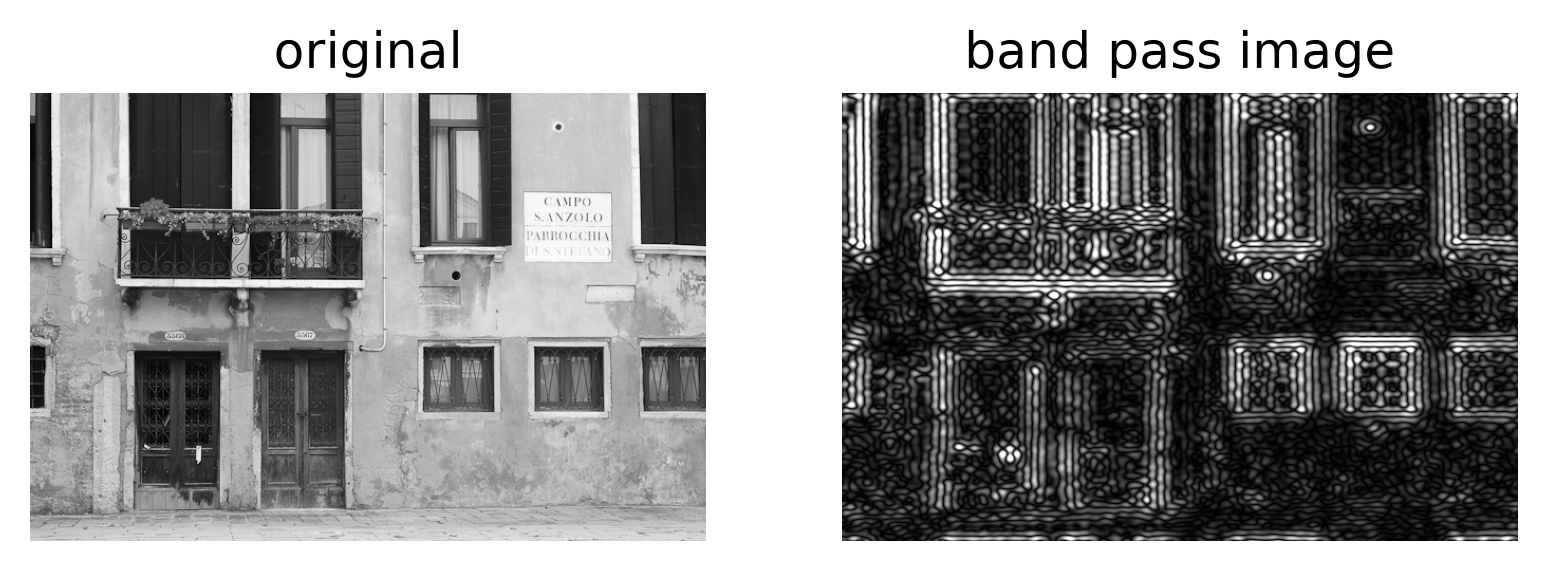
#> input picture assets/band_pass.png, 1547 x 571 px
$ python band_stop_filter.py assets/band_pass.png
#> lines starting #> are read from the running program, lines starting #| are printed output that depends on the picture
import argparse

import matplotlib.pyplot as plt
import numpy as np

if __name__ == "__main__":
    parser = argparse.ArgumentParser()
    parser.add_argument("image_path", help="Path to the input image")
    args = parser.parse_args()

    img = plt.imread(args.image_path) / 255

    # Convert RGB image to grayscale by averaging the red, green, and blue channels.
    img = img[:, :, :3].mean(axis=2)
#> img: shape (571, 1547) float32

    # Get image height and width.
    h, w = img.shape
#> h = 571; w = 1547

    # Now convert the image to fourier domain.
    img_ft = np.fft.fft2(img, axes=(0, 1))

    # Shift the zero frequency into the center.
    img_ft_shifted = np.fft.fftshift(img_ft, axes=(0, 1))

    # Create the zero-centered x and y coordinates for fourier domain.
    x = np.arange(w) - w // 2
#> x = 1547 values from -773 to 773
    y = np.arange(h) - h // 2
#> y = 571 values from -285 to 285

    # Create the meshgrid so that every pixel in fourier domain has a coordinate value.
    yy, xx = np.meshgrid(y, x, indexing="ij")

    # Calculate the distance between each coordinate to the center.
    r = np.sqrt(xx**2 + yy**2)

    # Define the low and high frequency cutoffs.
    # The frequencies between 30 and 60 will stop, and all other frequencies will pass.
    r_low = 30.0
    r_high = 60.0

    # Create the mask.
    band_stop_mask = (r <= r_low) | (r >= r_high)

    # Apply the mask in img_ft_shifted by multiplying them.
    img_ft_shifted_band_stop = img_ft_shifted * band_stop_mask

    # Re-shift it back to the default.
    img_ft_band_stop = np.fft.ifftshift(img_ft_shifted_band_stop, axes=(0, 1))

    # Transform it back to the spatial domain.
    img_band_stop = np.fft.ifft2(img_ft_band_stop, axes=(0, 1)).real
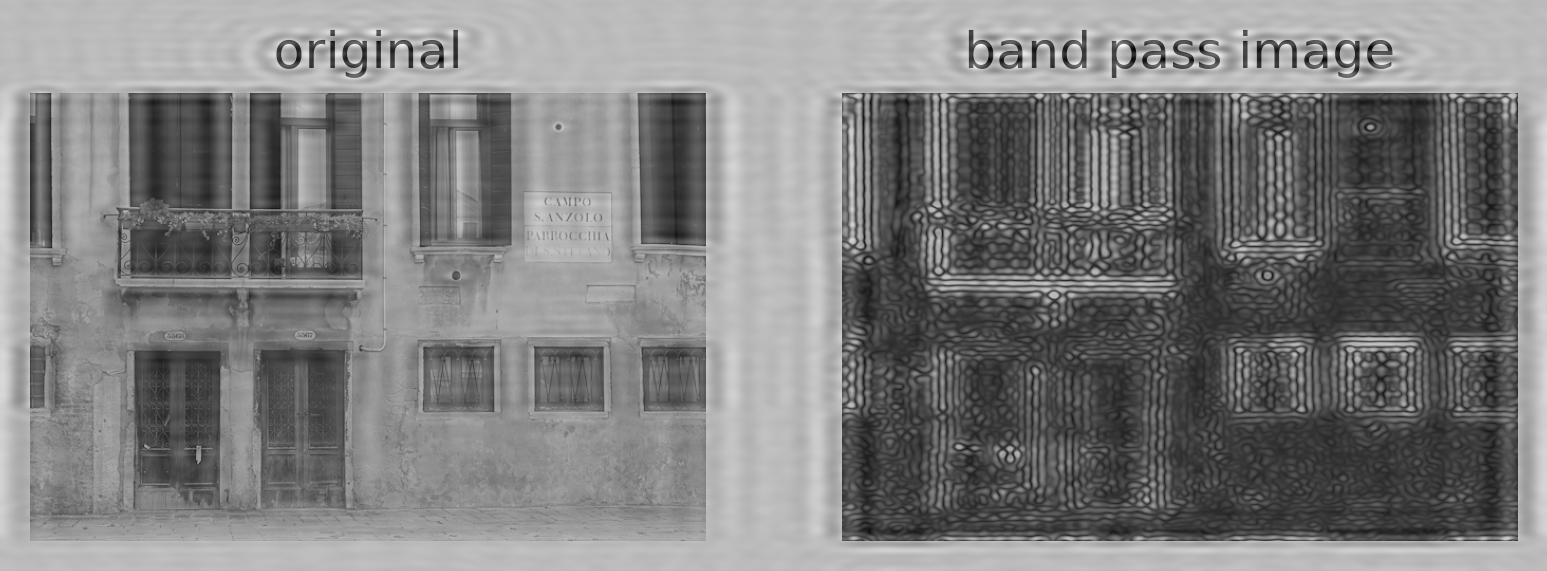
#> img_band_stop: shape (571, 1547) float64; min -0.00132, max 0.0058, mean 0.00224; drawn with min black and max white

    # Plot original and band pass image.
    plt.subplot(1, 2, 1)
    plt.imshow(img, cmap="gray")
    plt.title("original")

    plt.subplot(1, 2, 2)
    plt.imshow(img_band_stop, cmap="gray")
    plt.title("band stop image")

    plt.show()
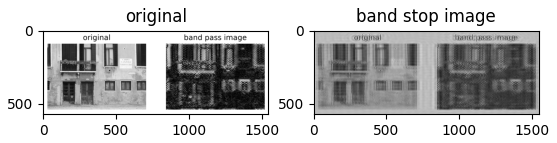
#> figure drawn by matplotlib, 2 panels

$ run again, on assets/corr_conv.png
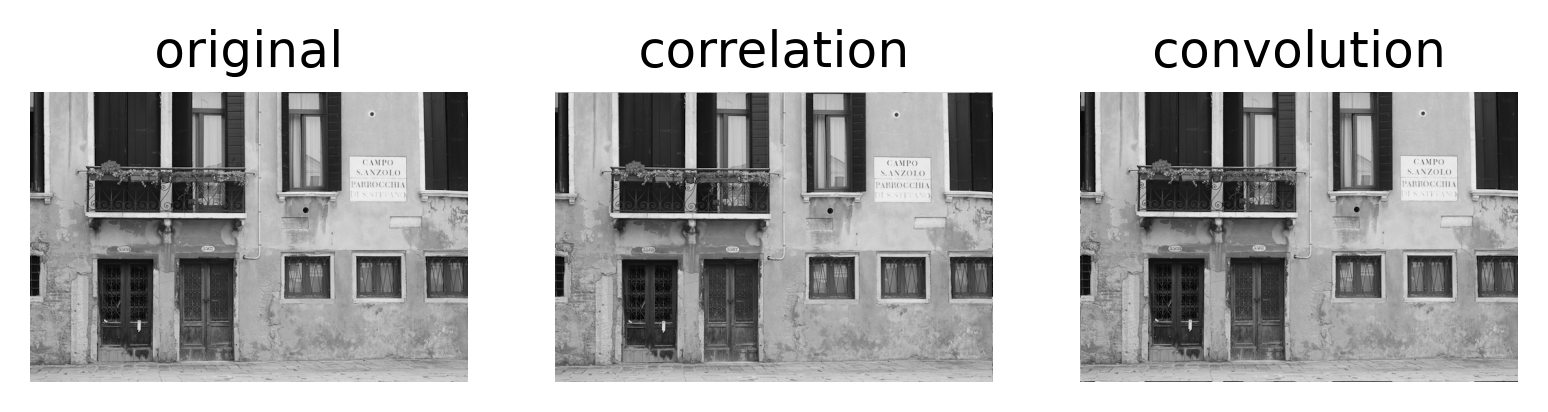
#> input picture assets/corr_conv.png, 1548 x 412 px
#> `img_band_stop = np.fft.ifft2(img_ft_band_stop, axes=(0, 1)).real`:
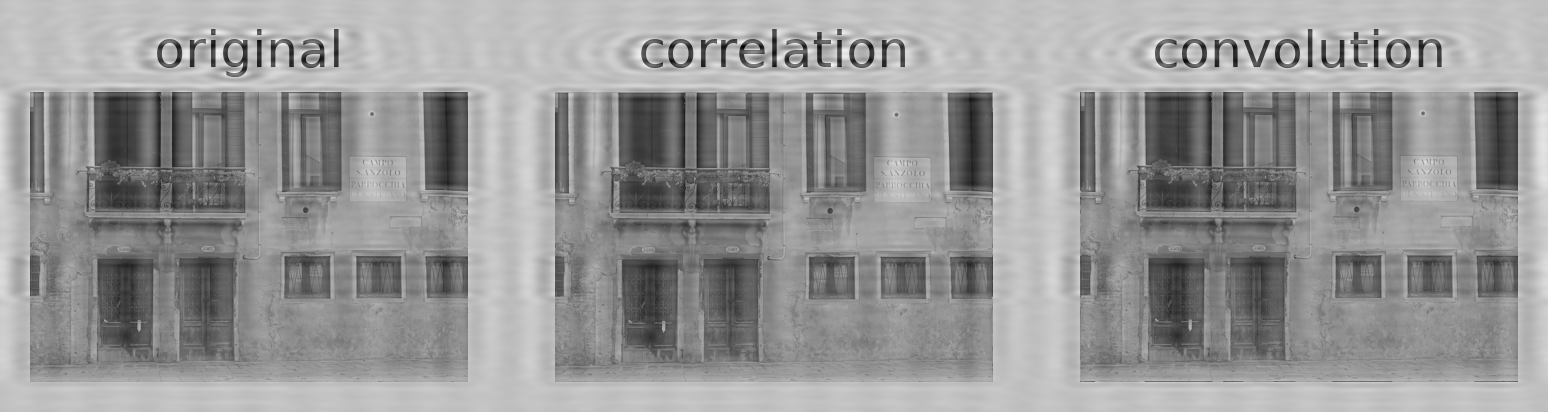
#> img_band_stop: shape (412, 1548) float64; min -0.0014, max 0.00559, mean 0.00276; drawn with min black and max white
#> `plt.show()`:
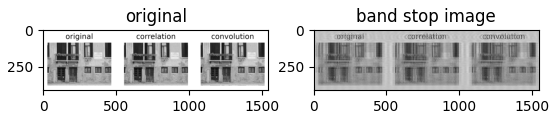
#> figure drawn by matplotlib, 2 panels

$ run again, on assets/corr_conv_diff.png
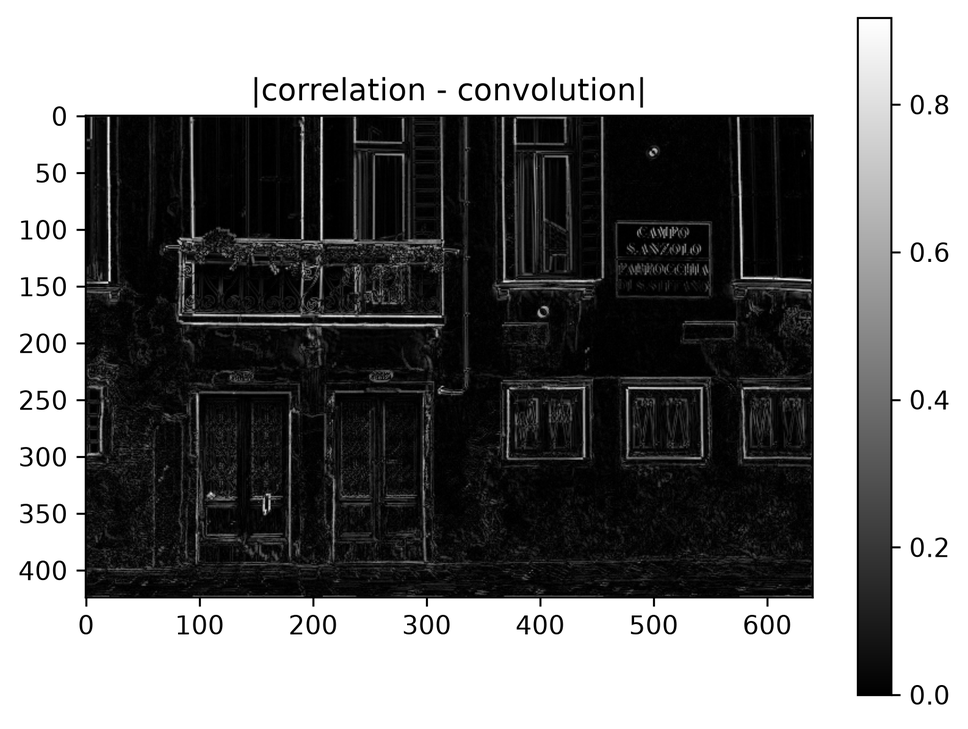
#> input picture assets/corr_conv_diff.png, 968 x 729 px, shrunk from 1586 x 1194 before the run
#> `img_band_stop = np.fft.ifft2(img_ft_band_stop, axes=(0, 1)).real`:
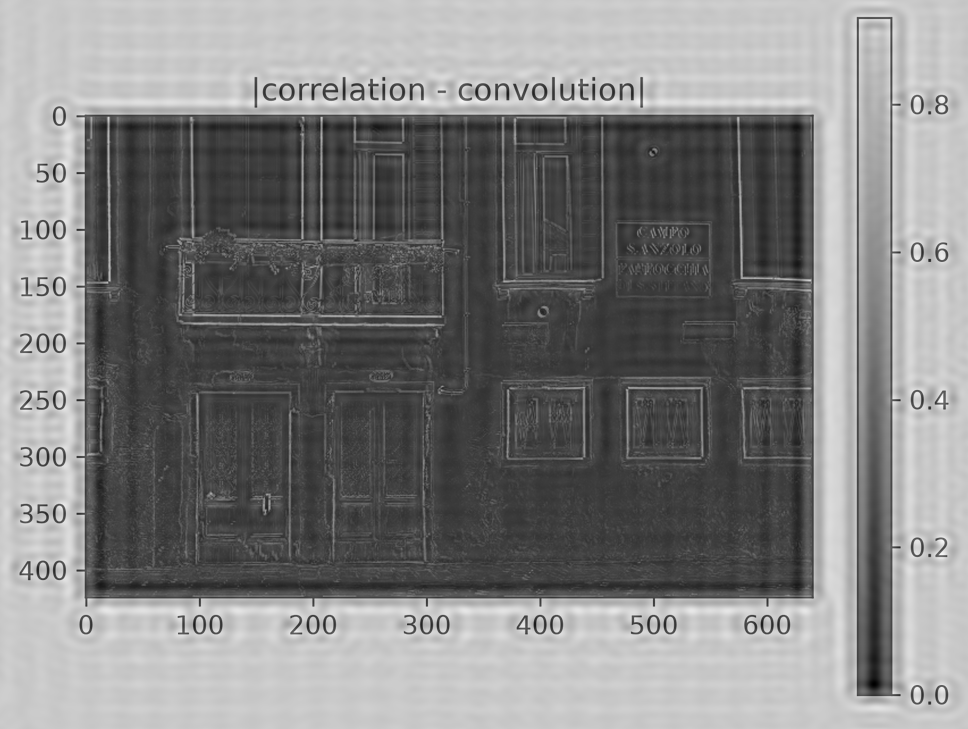
#> img_band_stop: shape (729, 968) float64; min -0.00157, max 0.00538, mean 0.00198; drawn with min black and max white
#> `plt.show()`:
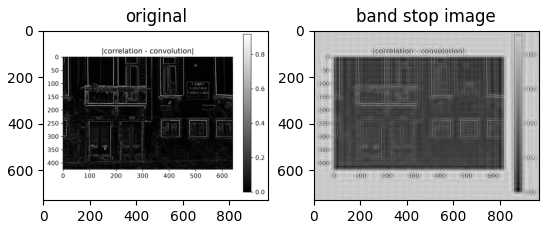
#> figure drawn by matplotlib, 2 panels

$ run again, on assets/cos_patterns.png
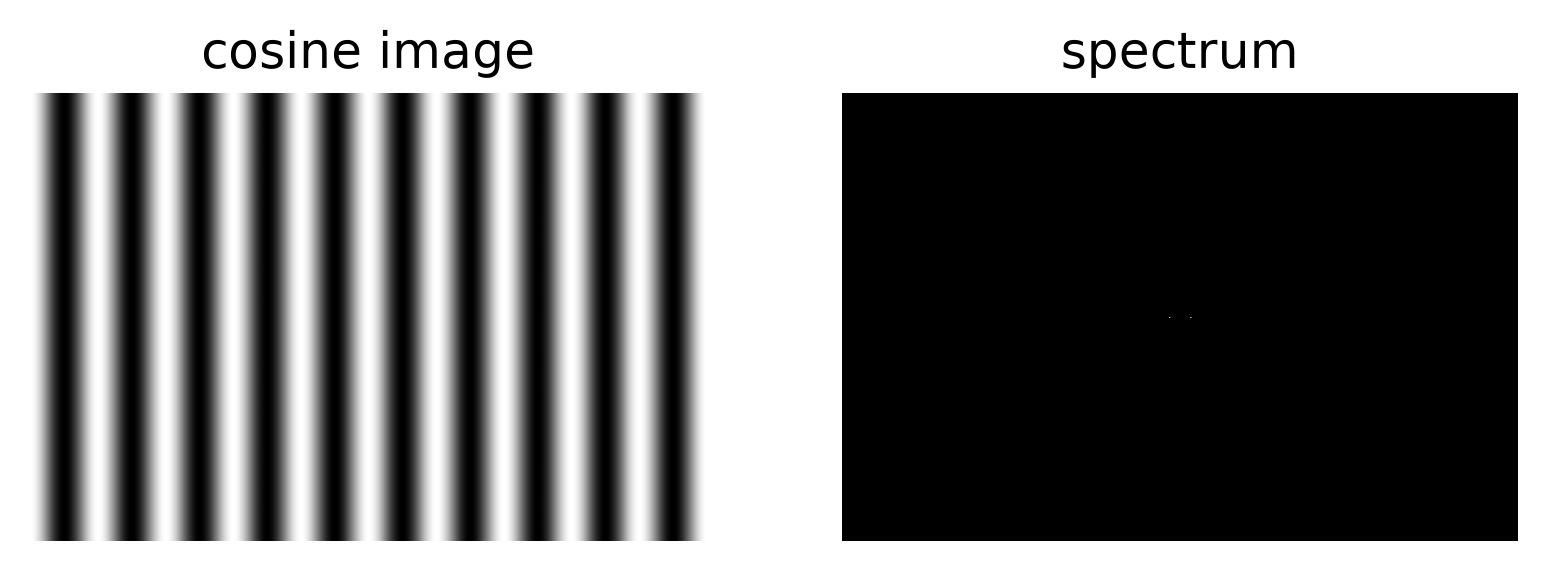
#> input picture assets/cos_patterns.png, 1547 x 571 px
#> `img_band_stop = np.fft.ifft2(img_ft_band_stop, axes=(0, 1)).real`:
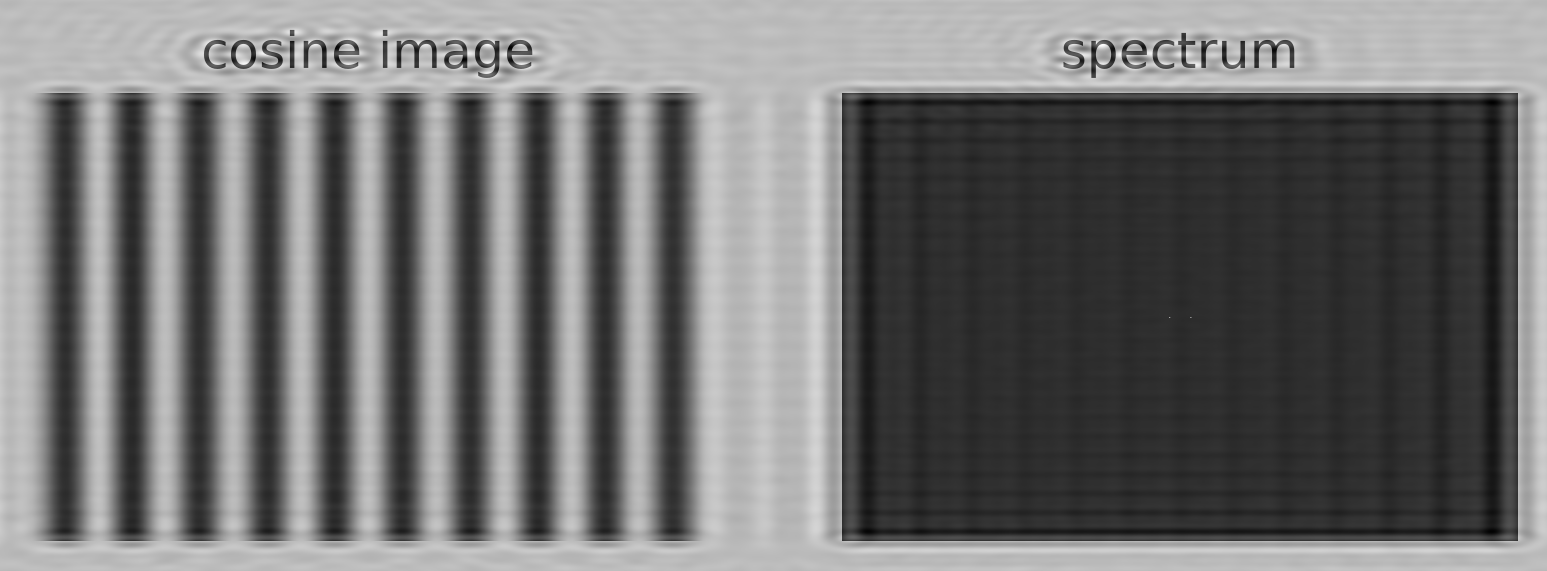
#> img_band_stop: shape (571, 1547) float64; min -0.00125, max 0.00576, mean 0.00188; drawn with min black and max white
#> `plt.show()`:
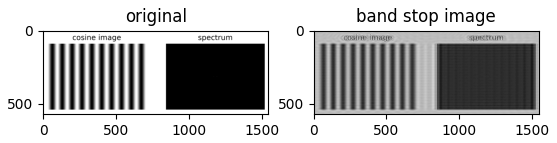
#> figure drawn by matplotlib, 2 panels
